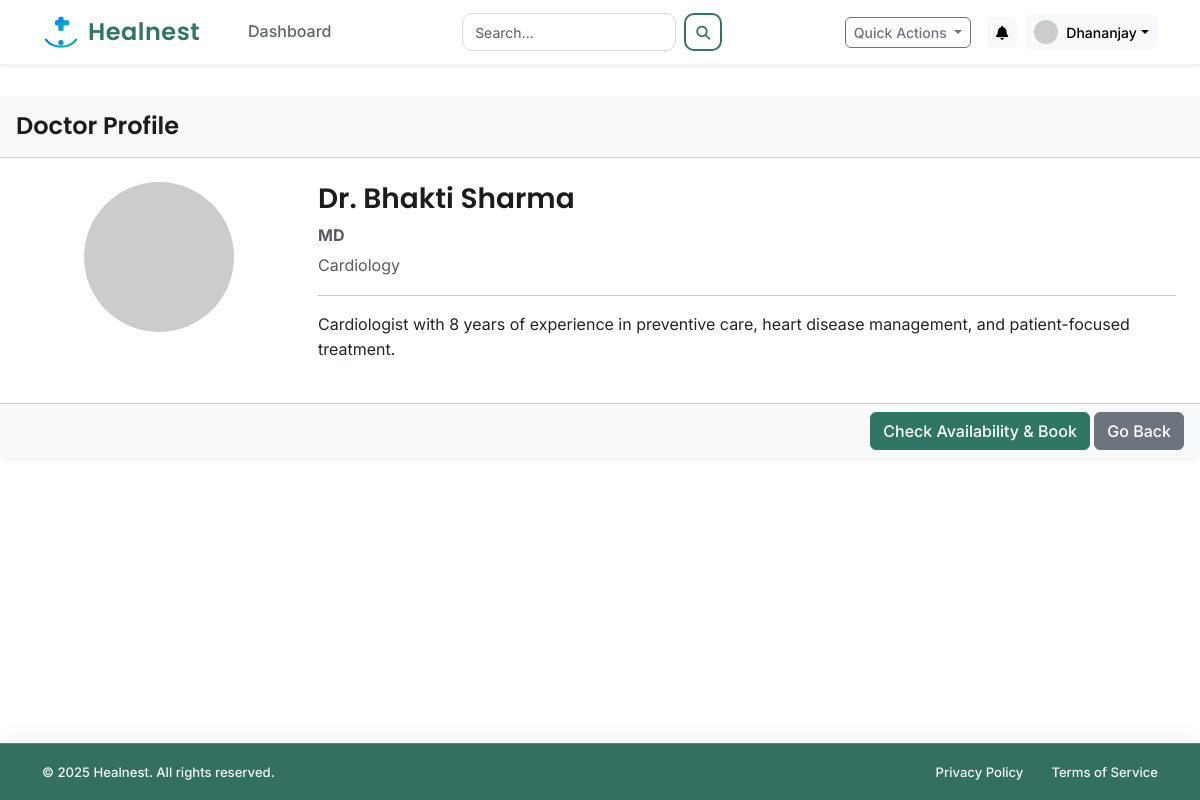
Screenshot of /patient/doctor/1 (signed in) with the database file from the repository.
### app/models.py (models this page shows, shortened)
class PatientProfile(db.Model):
    __tablename__ = 'patient_profile'
    id = db.Column(db.Integer, primary_key=True)
    user_id = db.Column(db.Integer, db.ForeignKey('user.id'), nullable=False, unique=True)
    full_name = db.Column(db.String(100), nullable=False)
    date_of_birth = db.Column(db.Date)
    gender = db.Column(db.String(10))
    contact_number = db.Column(db.String(20))
    blood_group = db.Column(db.String(5))
    allergies = db.Column(db.Text)
    documents = db.relationship('MedicalDocument', backref='patient', lazy=True)

class DoctorProfile(db.Model):
    __tablename__ = 'doctor_profile'
    id = db.Column(db.Integer, primary_key=True)
    user_id = db.Column(db.Integer, db.ForeignKey('user.id'), nullable=False, unique=True)
    full_name = db.Column(db.String(100), nullable=False)
    department_id = db.Column(db.Integer, db.ForeignKey('department.id'), nullable=False)
    qualifications = db.Column(db.String(200))
    experience_years = db.Column(db.Integer, default=0)
    bio = db.Column(db.Text)

class Department(db.Model):
    __tablename__ = 'department'
    id = db.Column(db.Integer, primary_key=True)
    name = db.Column(db.String(100), unique=True, nullable=False)
    description = db.Column(db.Text)
    doctors = db.relationship('DoctorProfile', backref='department', lazy=True)

### app/routes/patient_routes.py (the view)
@patient_bp.route('/doctor/<int:doctor_profile_id>')
@login_required
def doctor_details(doctor_profile_id):
    if current_user.role != 'patient':
        flash('You are not authorized to access this page.', 'danger')
        return redirect(url_for('main.home'))
    doctor_profile = DoctorProfile.query.get_or_404(doctor_profile_id)
    return render_template(
        'patient/doctor_details.html',
        title=f"Dr. {doctor_profile.full_name}",
        doctor=doctor_profile
    )

### app/templates/patient/doctor_details.html
{% extends "layout.html" %}
{% block content %}
    <div class="card shadow-sm">
        <div class="card-header bg-light py-3">
            <h4 class="mb-0">Doctor Profile</h4>
        </div>
        <div class="card-body p-4">
            <div class="row">
                <div class="col-md-3 text-center">
                    <img src="https://placehold.co/150x150/eeeeee/333333?text=Dr." class="img-fluid rounded-circle mb-3" alt="Doctor Avatar">
                </div>
                <div class="col-md-9">
                    <h3>Dr. {{ doctor.full_name }}</h3>
                    <p class="text-muted mb-1"><strong>{{ doctor.qualifications or 'MBBS, MD' }}</strong></p>
                    <p class="text-muted">{{ doctor.department.name }}</p>
                    <hr>
                    <p>{{ doctor.bio or 'This doctor has not provided a detailed bio yet. With over 20 years of experience, this doctor is a specialist in their field, dedicated to providing the best patient care.' }}</p>
                </div>
            </div>
        </div>
        <div class="card-footer bg-light text-end">
            <a href="{{ url_for('patient.book_appointment', doctor_id=doctor.id) }}" class="btn btn-primary">Check Availability & Book</a>
            <a href="{{ url_for('patient.department_details', department_id=doctor.department_id) }}" class="btn btn-secondary">Go Back</a>
        </div>
    </div>
{% endblock content %}

### app/templates/layout.html (shortened to what this page needs)
<!DOCTYPE html>
<html lang="en">
<head>
    <link href="https://cdn.jsdelivr.net/npm/bootstrap@5.3.3/dist/css/bootstrap.min.css" rel="stylesheet">
    <link rel="stylesheet" href="https://cdnjs.cloudflare.com/ajax/libs/font-awesome/6.5.2/css/all.min.css">
    <link rel="stylesheet" href="{{ url_for('static', filename='css/style.css') }}">
    <link rel="stylesheet" href="{{ url_for('static', filename='css/layout.css') }}">
</head>
<body id="page-top" class="{% if current_user.is_authenticated %}bg-dashboard{% else %}bg-light{% endif %}">
    <nav class="navbar navbar-expand-lg fixed-top bg-white shadow-sm py-2">
        <div class="container">
            <a class="navbar-brand d-flex align-items-center fw-semibold fs-4" href="{{ url_for('main.home') }}">
                <img src="{{ url_for('static', filename='brand/healnest-icon.svg') }}" width="38" height="38"
                    class="me-2">
                <span style="font-family: 'Poppins', sans-serif; font-weight:600; letter-spacing:0.5px;">
                    Healnest
                </span>
            </a>
            <div class="collapse navbar-collapse" id="navbarNavDropdown">
                <ul class="navbar-nav me-auto mb-2 mb-lg-0 ps-lg-4">
                    {% if not current_user.is_authenticated %}
                    <li class="nav-item"><a class="nav-link" href="{{ url_for('main.home') }}#services">Services</a>
                    </li>
                    <li class="nav-item"><a class="nav-link" href="{{ url_for('main.home') }}#about">About Us</a></li>
                    <li class="nav-item"><a class="nav-link"
                            href="{{ url_for('main.home') }}#departments">Departments</a></li>
                    <li class="nav-item"><a class="nav-link" href="{{ url_for('main.home') }}#contact">Contact</a></li>
                    {% else %}
                    <li class="nav-item"><a class="nav-link"
                            href="{{ url_for(current_user.role + '.dashboard') }}">Dashboard</a></li>
                    {% endif %}
                </ul>
                {% if current_user.is_authenticated %}
                <form class="d-flex align-items-center gap-2 nav-search" action="{{ url_for('main.search') }}"
                    method="GET">
                    <input class="form-control" type="search" name="query" placeholder="Search..." required>
                    <button class="btn btn-sm search-btn" type="submit">
                        <i class="fas fa-search"></i>
                    </button>
                </form>
                {% endif %}
                <div class="d-flex align-items-center ms-auto">
                    {% if current_user.is_authenticated %}
                    <div class="dropdown me-3">
                        <button class="btn btn-sm btn-outline-secondary dropdown-toggle" type="button"
                            data-bs-toggle="dropdown" aria-expanded="false">
                            Quick Actions
                        </button>
                    </div>
                    <div class="dropdown me-2">
                        <button class="btn btn-sm btn-light position-relative" type="button" data-bs-toggle="dropdown"
                            aria-expanded="false" aria-label="Notifications">
                            <i class="fas fa-bell"></i>
                        </button>
                    </div>
                    <div class="dropdown">
                        <button class="btn btn-light dropdown-toggle d-flex align-items-center py-1 px-2" type="button"
                            id="profileDropdown" data-bs-toggle="dropdown" aria-expanded="false">
                            <img src="https://placehold.co/32x32/eee/777?text={{ current_user.email[0]|upper }}"
                                class="rounded-circle me-2" alt="Avatar" width="24" height="24">
                            <span class="d-none d-lg-inline small">
                                {% if current_user.role == 'patient' and current_user.patient_profile.full_name %}
                                {{ current_user.patient_profile.full_name.split()[0] }}
                                {% elif current_user.role == 'doctor' and current_user.doctor_profile.full_name %}
                                {{ current_user.doctor_profile.full_name.split()[0] }}
                                {% else %}
                                Admin
                                {% endif %}
                            </span>
                        </button>
                    </div>
                    {% else %}
                    <a href="{{ url_for('main.login') }}" class="btn-login me-2">Login</a>
                    <a href="{{ url_for('main.register') }}" class="btn-signup">Sign Up</a>
                    {% endif %}
                </div>
            </div>
        </div>
    </nav>
    <main class="flex-shrink-0 py-4">
        {% block content %}{% endblock %}
    </main>
    {% if not current_user.is_authenticated %}
    <footer class="footer-main mt-auto py-5">
        <div class="container">
            <div class="row">
                <div class="col-lg-4 col-md-6 mb-4 mb-lg-0">
                    <div class="d-flex align-items-center mb-3">
                        <img src="{{ url_for('static', filename='brand/healnest-icon.svg') }}" class="footer-logo me-2"
                            alt="Healnest Logo">
                        <span class="footer-brand">Healnest</span>
                    </div>
                    <p class="small">
                        Providing exceptional healthcare services with compassion, innovation,
                        and excellence for over 25 years.
                    </p>
                    <div class="mt-3">
                        <a href="#" class="social-icon"><i class="fab fa-facebook-f"></i></a>
                        <a href="#" class="social-icon"><i class="fab fa-twitter"></i></a>
                        <a href="#" class="social-icon"><i class="fab fa-instagram"></i></a>
                        <a href="#" class="social-icon"><i class="fab fa-linkedin-in"></i></a>
                    </div>
                </div>
                <div class="col-lg-2 col-6 mb-4 mb-lg-0">
                    <h5 class="footer-title">Quick Links</h5>
                    <ul class="list-unstyled small">
                        <li class="mb-2"><a href="{{ url_for('main.home') }}">Home</a></li>
                        <li class="mb-2"><a href="{{ url_for('main.login') }}">Services</a></li>
                        <li class="mb-2"><a href="{{ url_for('main.login') }}">About Us</a></li>
                        <li class="mb-2"><a href="{{ url_for('main.login') }}">Doctors</a></li>
                        <li class="mb-2"><a href="{{ url_for('main.login') }}">Contact</a></li>
                    </ul>
                </div>
                <div class="col-lg-3 col-6 mb-4 mb-lg-0">
                    <h5 class="footer-title">Medical Services</h5>
                    <ul class="list-unstyled small">
                        <li class="mb-2"><a href="{{ url_for('main.login') }}">Emergency Care</a></li>
                        <li class="mb-2"><a href="{{ url_for('main.login') }}">Cardiology</a></li>
                        <li class="mb-2"><a href="{{ url_for('main.login') }}">Neurology</a></li>
                        <li class="mb-2"><a href="{{ url_for('main.login') }}">Orthopedics</a></li>
                        <li class="mb-2"><a href="{{ url_for('main.login') }}">Pediatrics</a></li>
                    </ul>
                </div>
                <div class="col-lg-3 col-md-6 mb-4 mb-lg-0">
                    <h5 class="footer-title">Contact Info</h5>
                    <ul class="list-unstyled small">
                        <li class="mb-2 d-flex"><i class="fas fa-map-marker-alt me-2 pt-1 flex-shrink-0"></i>
                            <span>123 Medical Center Dr<br>Healthcare City, HC 12345</span>
                        </li>
                        <li class="mb-2 d-flex"><i class="fas fa-phone me-2 pt-1 flex-shrink-0"></i>
                            <span>(555) 123-4567</span>
                        </li>
                        <li class="mb-2 d-flex"><i class="fas fa-envelope me-2 pt-1 flex-shrink-0"></i>
                            <span>info@Healnest.com</span>
                        </li>
                    </ul>
                </div>
            </div>
            <hr class="footer-divider">
            <div class="row pt-3">
                <div class="col-md-6 text-center text-md-start mb-2 mb-md-0">
                    <small>© 2025 Healnest. All rights reserved.</small>
                </div>
                <div class="col-md-6 text-center text-md-end">
                    <small>
                        <a href="#" class="me-3">Privacy Policy</a>
                        <a href="#" class="me-3">Terms of Service</a>
                        <a href="#">Accessibility</a>
                    </small>
                </div>
            </div>
        </div>
    </footer>
    {% else %}
    <footer class="footer-app mt-auto py-3">
        <div class="container">
            <div class="d-flex flex-wrap justify-content-between align-items-center text-white">
                <small class="col-md-6">© 2025 Healnest. All rights reserved.</small>
                <ul class="nav col-md-6 justify-content-end list-unstyled d-flex">
                    <li><a href="#"><small>Privacy Policy</small></a></li>
                    <li><a href="#" class="ms-3"><small>Terms of Service</small></a></li>
                </ul>
            </div>
        </div>
    </footer>
    {% endif %}
</body>
</html>

### rows the page displays
PatientProfile: patient_profile.full_name "Dhananjay"
DoctorProfile: full_name "Bhakti Sharma", qualifications "MD", bio "Cardiologist with 8 years of experience in preventive care, heart disease management, and patient-focused treatment."
Department: department.name "Cardiology"
